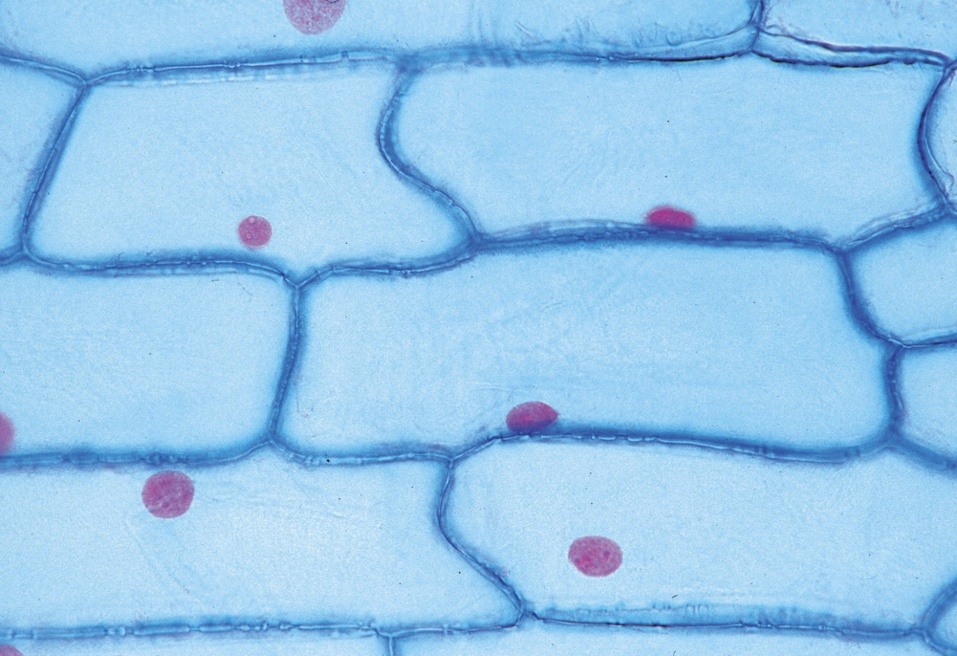
#> input picture GMMs/images/plant_cells_2.jpeg, 957 x 656 px, shrunk from 1480 x 1015 before the run, found by its file name
$ jupyter execute --allow-errors GMM.ipynb   (shell and % lines are left out)
#> lines starting #> are read from the running program, lines starting #| are printed output that depends on the picture
# SMAI Assignment - 3

## Question - `2` : Gaussian Mixture Models

| | |
|- | -|
| Course | Statistical Methods in AI |
| Release Date | `09.03.2023` |
| Due Date | `24.03.2023` |

Resources:
- https://youtu.be/qMTuMa86NzU
- https://youtu.be/ZBLyXgjBx3Q

Reference: https://scikit-learn.org/stable/modules/mixture.html

- A Gaussian mixture model is a probabilistic model that assumes all the data points are generated from a mixture of a finite number of Gaussian distributions with unknown parameters.
- One can think of mixture models as generalizing k-means clustering to incorporate information about the covariance structure of the data as well as the centers of the latent Gaussians.

There are, however, a couple of advantages to using Gaussian mixture models over k-means.
- k-means does not account for variance(width of the bell shape curve). In multiple dimensions, covariance matrix determines the shape of the distribution.
- K-means performs hard classification whereas GMM performs soft classification, i.e. in k-means, data point is deterministically assigned to one and only one cluster, but in reality there may be overlapping between the cluster GMM provide us the probabilities of the data point belonging to each of the possible clusters.

[cell 1]
from google.colab import drive
#> (the rest of this cell did not finish here and is left out)

[cell 2]
import os
import numpy as np
import matplotlib.pyplot as plt

import cv2

[cell 3]
def plot_rgb(img, figsize=None, title=None, xlabel=None, ylabel=None, interpolation=None, save=False, save_name=None):
    eps = 0.0001

    img = img.astype(np.float64)
    img = (img - np.min(img)) / (np.max(img) - np.min(img) + eps)

    fig = plt.figure(num=None, figsize=figsize, dpi=100)
    fig.tight_layout()

    if interpolation != None:
        plt.imshow(img, interpolation = interpolation)
    else:
        plt.imshow(img)

    plt.title(title)
    plt.xlabel(xlabel)
    plt.ylabel(ylabel)
    # plt.axis('off')

    if save:
        if save_name is None:
            save_name = title

        # plt.imsave(f'../imgs/{save_name}.png', img)
        plt.savefig(f'../results/{save_name}.png', bbox_inches='tight')

    plt.show()
    plt.close(fig)

# GMM Implementation

- The main difficulty in learning Gaussian mixture models from unlabeled data is that one usually doesn’t know which points came from which latent component (if one has access to this information it gets very easy to fit a separate Gaussian distribution to each set of points).
- Expectation-maximization (EM) is a well-founded statistical algorithm to get around this problem. (EM) algorithm is an iterative method to find (local) maximum likelihood or maximum a posteriori (MAP) estimates of parameters in statistical models, where the model depends on unobserved latent variables.
- The EM iteration alternates between performing an expectation (E) step, which creates a function for the expectation of the log-likelihood evaluated using the current estimate for the parameters, and a maximization (M) step, which computes parameters maximizing the expected log-likelihood found on the E step. These parameter-estimates are then used to determine the distribution of the latent variables in the next E step.
-  Repeating this process is guaranteed to always converge to a local optimum.

Some details:
- The choice of initialization is left upto you:
    - You can use `sklearn` libraries to assist you in initializing the means (eg. KMeans, Random, etc.)
- Try to implement GMMs using Multi-variate Gaussian Distributions, the following tasks in the assignment are possible to implement using the Univariate version too but it might be bit inaccurate as explained below.
    - To clarify further, we could treat each pixel in our RGB image as our data point with [R, G, B] channels as the dimensions to the Multi-variate data point, and we would easily get predictions for each pixel location using Multi-variate approach.
    - Or, we could treat every single value in the given RGB image as a data point independent of what channel the belong to and consider them as Uni-variate data point, and get prediction using the Uni-variate approach.
    But this affects our prediction, since we can't simply make per pixel predtions anymore, because for every pixel location we would now have 3 different predictions.
    - To get around this, you could convert your image to Grayscale and then we would only have one channel/value corresponding to each pixel location, which would now allow us to use the Uni-variate approach for prediction, but this also means loss in information which would affect our quality of predictions.
    - Try to have a class based implementation of GMM, this would really help you in Background Subtraction task. You can get some general ideas on how to structure your class by looking at `sklearn.mixture.GaussianMixture` documentation and source code.

[cell 4]
import numpy as np
from scipy.stats import multivariate_normal

class GMM:
    def __init__(self, n_components, max_iter=100, tol=1e-4):
        self.n_components = n_components
        self.max_iter = max_iter
        self.tol = tol

    def fit(self, X):
        n_samples, n_features = X.shape

        self.weights = np.ones(self.n_components) / self.n_components
        self.means = np.random.rand(self.n_components, n_features)
        self.covs = np.array([np.eye(n_features) for i in range(self.n_components)])

        # EM algorithm
        for i in range(self.max_iter):
            # E-step
            likelihood = np.zeros((n_samples, self.n_components))
            for k in range(self.n_components):
                likelihood[:, k] = self.weights[k] * multivariate_normal.pdf(X, self.means[k], self.covs[k])
            likelihood_sum = np.sum(likelihood, axis=1, keepdims=True)
            with np.errstate(divide='ignore'):
                responsibility = likelihood / likelihood_sum
                responsibility = np.where(np.isnan(responsibility), 0, responsibility)
                responsibility = np.where(np.isinf(responsibility), 0, responsibility)
                responsibility /= np.sum(responsibility, axis=1, keepdims=True)
            # M-step
            Nk = np.sum(responsibility, axis=0)
            self.weights = Nk / n_samples
            self.means = np.dot(responsibility.T, X) / Nk.reshape(-1, 1)
            for k in range(self.n_components):
                diff = X - self.means[k]
                self.covs[k] = np.dot(responsibility[:, k] * diff.T, diff) / Nk[k]

            # Convg Check
            log_likelihood = np.sum(np.log(np.sum(likelihood, axis=1)))
            if i > 0 and np.abs(log_likelihood - prev_log_likelihood) < self.tol:
                break
            prev_log_likelihood = log_likelihood

    # [5 lines left out: function predict, not called in this run]

# Semantic Segmentation

- Semantic segmentation, or image segmentation, is the task of clustering parts of an image together which belong to the same object class.
- It is a form of pixel-level prediction because each pixel in an image is classified according to a category.

(Note: The label texts on the image are not part of the expected output)

## Unsupervised

- One of the most popular and unsupervised way to perform Semantic Segmentation on unlabelled data is clustering
- In this section we are going to compare different clustering methods by selecting different number of components for each and visualizing.
- We can treat our Image as a distribution in the RGB space (or Grayscale/Intensity depending on your approach) and each pixel would act as a data point for the distribution.
- Using GMMs we would learn the nature of the distribution.
- Similar to K-Means we would assign the label to each pixel based on the weighted log-probabilities with each Gaussian.

[cell 5]
source_folder = '/content/drive/MyDrive/q2_data/images'
img_name = 'plant_cells_2.jpeg'

img_path = f'{source_folder}/{img_name}'

[cell 6]
test_img = cv2.imread(img_path)
#> test_img is the input picture: shape (656, 957, 3); mean B, G, R 235.3, 198.4, 148.3
test_img = cv2.cvtColor(test_img, cv2.COLOR_BGR2RGB)

plot_rgb(test_img, figsize=(5, 5))

## Fit your GMM Model to the Image
- Fit the given image to your GMM model for different number of `components` / `clusters` / `gaussians`. (At least 3)
- You could also use different images from the `images` folder, but make sure to use that image for visualizations and predictions.

[cell 7]
"""
Create and Fit Multiple GMMs corresponding to different number of components
"""
n_components = [3, 5, 7]
img_data = test_img.reshape(-1, 3)
gmm_models = []
#> (the rest of this cell did not finish here and is left out)

## Predict and Visualize Segmented Maps

- Based on your fitted model, predict the label for each pixel
    - Here, by label we mean which `gaussian` / `component` the pixel belongs to.
- Below you have been given a reference code for plotting segmentation maps. You can implement your own function, but just make sure segmented maps are clearly visible and distinct.
- You are expected to visualize the segmentation maps for multiple values of `components` and observe the differences (at least 3)

[cell 8]
def plot_seg(img, figsize=None, cmap=None, title=None, xlabel=None, ylabel=None, save=False, save_name=None):
    """
    Funciton for Plotting Segmentation Maps.
    Expected Input: 2D Matrix of the size of the image containing just label values (1, 2, 3, ...) instead of [R, G, B] / Grayscale values.
    """
#> called with figsize = (3, 1), save = False

    img = np.copy(img)
    n_class = np.max(img) + 1 ## Could remove +1 depending on how you constructed segmented maps

    colors = []
    for i in range(n_class):
        colors.append(( np.random.randint(256), np.random.randint(256), np.random.randint(256)))

    colors = np.asarray(colors, dtype=np.uint8)


    fig = plt.figure(num=None, figsize=figsize, dpi=100, facecolor='w', edgecolor='k')
    fig.tight_layout()

    img = colors[img]

    plt.title(title)
    plt.xlabel(xlabel)
    plt.ylabel(ylabel)
    # plt.axis('off')

    if save:
        if save_name is None:
            save_name = title

        # plt.imsave(f'../imgs/{save_name}.png', img)
        plt.savefig(f'../results/{save_name}.png', bbox_inches='tight')

    plt.imshow(img, cmap=cmap)
    plt.show()
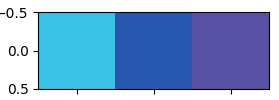
#> figure drawn by matplotlib, 1 panel

    plt.close(fig)
